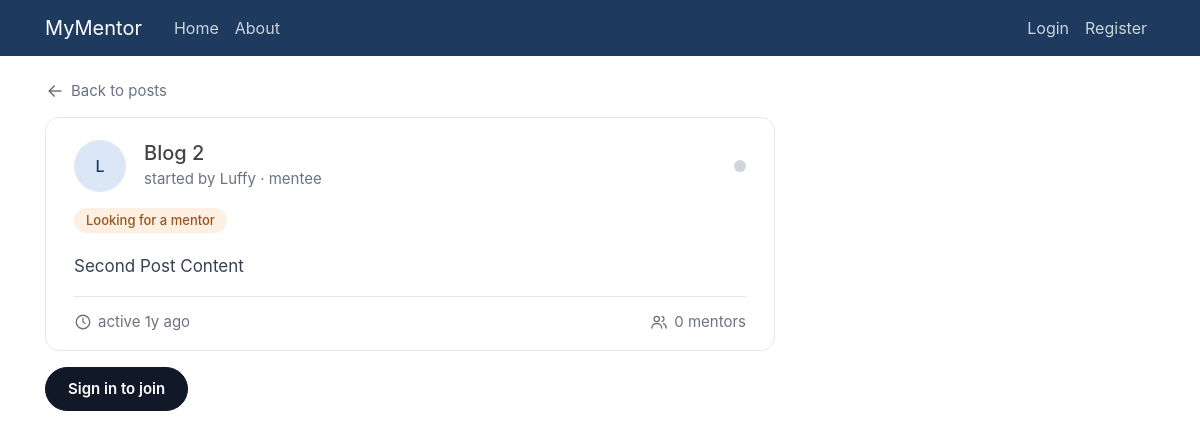
Page /home/post/2/ on the committed database.
### blog/models.py (models this page shows, shortened)
class Post(models.Model):
    SEEKING = 'seeking'
    OFFERING = 'offering'
    KIND_CHOICES = [
        (SEEKING, "I'm looking for a mentor"),
        (OFFERING, "I'm offering to mentor"),
    ]
    title = models.CharField(max_length=100)
    content = models.TextField()
    date_posted = models.DateTimeField(default=timezone.now)
    author = models.ForeignKey(User, on_delete=models.CASCADE)
    kind = models.CharField('This post is', max_length=10, choices=KIND_CHOICES, default=SEEKING)
    @property
    def kind_label(self):
        return 'Looking for a mentor' if self.kind == self.SEEKING else 'Offering mentorship'
    @property
    def author_role(self):
        return 'mentee' if self.kind == self.SEEKING else 'mentor'
    @property
    def member_role(self):
        return 'mentor' if self.kind == self.SEEKING else 'mentee'
    def can_chat(self, user):
        if not user.is_authenticated:
            return False
        return user == self.author or self.memberships.filter(user=user).exists()
    @property
    def last_activity(self):
        if hasattr(self, 'last_message_at'):  # annotated by the feed query
            last = self.last_message_at
        else:
            last = self.messages.order_by('-created_at').values_list('created_at', flat=True).first()
        return max(last, self.date_posted) if last else self.date_posted
    @property
    def is_active(self):
        return timezone.now() - self.last_activity < timedelta(hours=24)
    @property
    def age_label(self):
        return short_age(self.last_activity)

### blog/views.py (the view)
# urls.py: path('post/<int:pk>/', PostDetailView.as_view(), name='post-detail'),
class PostDetailView(DetailView):
    model = Post
    def get_context_data(self, **kwargs):
        context = super().get_context_data(**kwargs)
        post = self.object
        user = self.request.user
        context['member_count'] = post.memberships.count()
        context['is_author'] = user == post.author
        context['can_chat'] = post.can_chat(user)
        return context

### blog/models.py (called while the page is built)
def short_age(moment):
    seconds = int((timezone.now() - moment).total_seconds())
    if seconds < 60:
        return 'just now'
    for unit, size in (('y', 31536000), ('mo', 2592000), ('w', 604800),
                       ('d', 86400), ('h', 3600), ('m', 60)):
        if seconds >= size:
            return f'{seconds // size}{unit} ago'

### blog/templates/blog/post_detail.html
{% extends 'blog/base.html' %}
{% block content %}
    <a class="back-link" href="{% url 'blog-home' %}">
        <svg viewBox="0 0 24 24" aria-hidden="true"><path d="M19 12H5M11 6l-6 6 6 6"/></svg>
        Back to posts
    </a>
    <article class="post-card post-card-detail">
        <header class="post-card-header">
            <div class="post-avatar" aria-hidden="true">{{ post.author.username|first|upper }}</div>
            <div class="post-heading">
                <h1 class="post-title">{{ post.title }}</h1>
                <span class="post-author">started by {{ post.author.username }} · {{ post.author_role }}</span>
            </div>
            <span class="post-status {% if post.is_active %}is-active{% endif %}"
                  title="{% if post.is_active %}Active{% else %}Inactive{% endif %}"></span>
        </header>
        <span class="post-kind post-kind-{{ post.kind }}">{{ post.kind_label }}</span>
        <p class="post-body post-body-full">{{ post.content }}</p>
        <footer class="post-card-footer">
            <span class="post-meta" title="{{ post.date_posted|date:'F d, Y H:i' }}">
                <svg viewBox="0 0 24 24" aria-hidden="true"><circle cx="12" cy="12" r="9"/><path d="M12 7v5l3 2"/></svg>
                active {{ post.age_label }}
            </span>
            <span class="post-meta">
                <svg viewBox="0 0 24 24" aria-hidden="true"><circle cx="9" cy="8" r="3.5"/><path d="M2.5 20c0-3.6 2.9-6 6.5-6s6.5 2.4 6.5 6"/><path d="M16 4.6a3.5 3.5 0 0 1 0 6.8"/><path d="M18 14.3c2.1.6 3.5 2.6 3.5 5.7"/></svg>
                {{ member_count }} {{ post.member_role }}{{ member_count|pluralize }}
            </span>
        </footer>
    </article>
    <div class="post-actions">
        {% if can_chat %}
            <a class="pill-btn pill-btn-primary" href="{% url 'post-chat' post.id %}">Open group chat</a>
            {% if is_author %}
                <a class="pill-btn" href="{% url 'post-update' post.id %}">Edit</a>
                <a class="pill-btn pill-btn-danger" href="{% url 'post-delete' post.id %}">Delete</a>
            {% else %}
                <form method="post" action="{% url 'post-leave' post.id %}">
                    {% csrf_token %}
                    <button type="submit" class="pill-btn">Leave mentorship</button>
                </form>
            {% endif %}
        {% elif user.is_authenticated %}
            <form method="post" action="{% url 'post-join' post.id %}">
                {% csrf_token %}
                <button type="submit" class="pill-btn pill-btn-primary">Join the group chat as a {{ post.member_role }}</button>
            </form>
        {% else %}
            <a class="pill-btn pill-btn-primary" href="{% url 'login' %}?next={{ request.path|urlencode }}">Sign in to join</a>
        {% endif %}
    </div>
{% endblock content %}

### blog/static/blog/main.css (style rules this page uses)
body { background: #ffffff; color: #333333; margin-top: 5rem; }
h1, h2, h3, h4, h5, h6 { color: #444444; }
.post-card { position: relative; background: #ffffff; border: 1px solid #e5e7eb; border-radius: 14px; padding: 22px 28px 16px; margin-bottom: 16px; transition: box-shadow 0.15s, border-color 0.15s; }
.post-card-header { display: flex; align-items: center; gap: 18px; }
.post-avatar { flex-shrink: 0; width: 52px; height: 52px; border-radius: 50%; background: #dbe7f6; color: #1E3A5F; display: flex; align-items: center; justify-content: center; font-size: 16px; font-weight: 500; }
.post-heading { flex: 1; min-width: 0; }
.post-title { font-size: 20px; font-weight: 500; line-height: 1.3; margin: 0; overflow-wrap: anywhere; }
.post-author { display: block; margin-top: 2px; font-size: 15px; color: #6b7280; }
.post-status { flex-shrink: 0; align-self: center; width: 12px; height: 12px; border-radius: 50%; background: #d1d5db; }
.post-body { margin: 20px 0 16px; font-size: 17px; line-height: 1.6; color: #374151; white-space: pre-line; overflow-wrap: anywhere; display: -webkit-box; -webkit-line-clamp: 4; -webkit-box-orient: vertical; overflow: hidden; }
.post-card-footer { display: flex; justify-content: space-between; align-items: center; gap: 12px; padding-top: 14px; border-top: 1px solid #e5e7eb; }
.post-meta { display: inline-flex; align-items: center; gap: 6px; font-size: 15px; color: #6b7280; white-space: nowrap; }
.post-meta svg { width: 18px; height: 18px; fill: none; stroke: currentColor; stroke-width: 1.8; stroke-linecap: round; stroke-linejoin: round; }
.back-link { display: inline-flex; align-items: center; gap: 6px; margin-bottom: 14px; font-size: 15px; color: #6b7280; text-decoration: none; }
.back-link svg, .chat-back svg, .chat-jump svg, .chat-send svg, .chat-avatar-you svg { width: 20px; height: 20px; fill: none; stroke: currentColor; stroke-width: 2; stroke-linecap: round; stroke-linejoin: round; }
.post-body-full { display: block; -webkit-line-clamp: unset; overflow: visible; }
.post-kind { display: inline-block; margin-top: 16px; padding: 3px 12px; border-radius: 50px; font-size: 13px; font-weight: 500; }
.post-kind-seeking { background: #fdf0e3; color: #9a5418; }
.post-actions { display: flex; flex-wrap: wrap; gap: 10px; margin-bottom: 32px; }
.pill-btn { display: inline-flex; align-items: center; justify-content: center; padding: 10px 22px; border-radius: 50px; border: 1px solid #d1d5db; background: #ffffff; color: #111827; font-size: 15px; font-weight: 600; text-decoration: none; cursor: pointer; transition: background 0.15s, border-color 0.15s; }
.pill-btn-primary { background: #111827; border-color: #111827; color: #ffffff; }

### rows in the picture
Post: author.username|first "L", title "Blog 2", author.username "Luffy", author_role "mentee", kind_label "Looking for a mentor", content "Second Post Content", age_label "1y ago", member_role "mentor"

### other values in the picture
{{ member_count }} "0"
